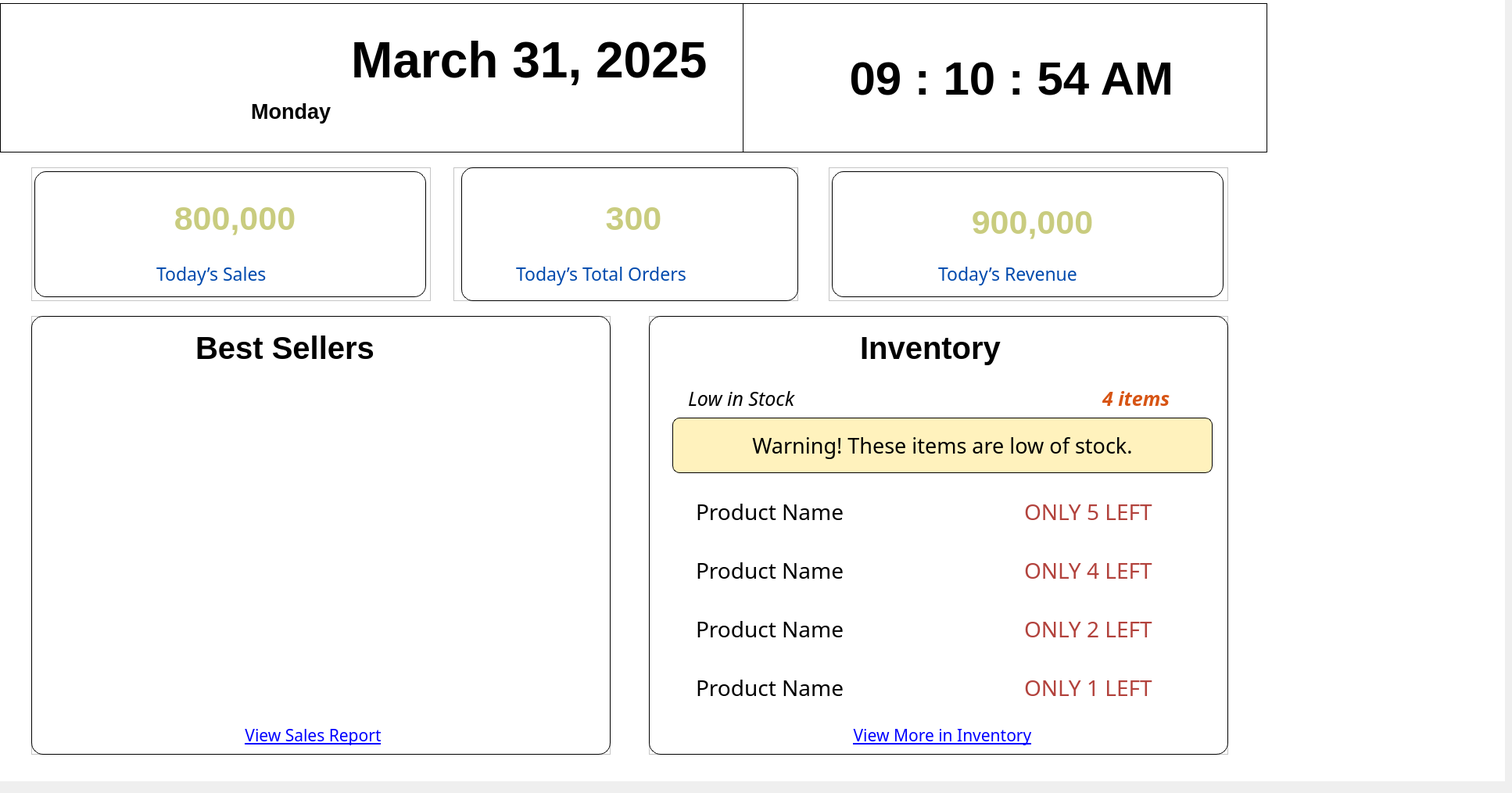
    <widget class="QWidget" name="Dashboard_page">
     <widget class="QWidget" name="dashboard_inview" native="true">
      <property name="geometry">
       <rect>
        <x>0</x>
        <y>-6</y>
        <width>1925</width>
        <height>1005</height>
       </rect>
      </property>
      <property name="styleSheet">
       <string notr="true">background-color:#ffffff;</string>
      </property>
      <widget class="QFrame" name="dashboard_bestsellers_box">
       <property name="geometry">
        <rect>
         <x>40</x>
         <y>410</y>
         <width>741</width>
         <height>561</height>
        </rect>
       </property>
       <property name="styleSheet">
        <string notr="true">#chartd
{
border: 1px solid black;
border-radius: 10px;
}</string>
       </property>
       <property name="frameShape">
        <enum>QFrame::StyledPanel</enum>
       </property>
       <property name="frameShadow">
        <enum>QFrame::Raised</enum>
       </property>
       <widget class="QFrame" name="frameBestSellersChart">
        <property name="geometry">
         <rect>
          <x>20</x>
          <y>80</y>
          <width>691</width>
          <height>431</height>
         </rect>
        </property>
        <property name="styleSheet">
         <string notr="true">background-color: white;
border: none;
</string>
        </property>
        <property name="frameShape">
         <enum>QFrame::StyledPanel</enum>
        </property>
        <property name="frameShadow">
         <enum>QFrame::Raised</enum>
        </property>
       </widget>
       <widget class="QLabel" name="bestsellersbox">
        <property name="geometry">
         <rect>
          <x>0</x>
          <y>0</y>
          <width>741</width>
          <height>561</height>
         </rect>
        </property>
        <property name="styleSheet">
         <string notr="true">
    background-color: white;
    border: 1px solid black;
	border-radius: 15;
    padding: 10px;

</string>
        </property>
        <property name="text">
         <string/>
        </property>
       </widget>
       <widget class="QLabel" name="label_10">
        <property name="geometry">
         <rect>
          <x>210</x>
          <y>10</y>
          <width>341</width>
          <height>61</height>
         </rect>
        </property>
        <property name="font">
         <font>
          <pointsize>30</pointsize>
          <weight>75</weight>
          <bold>true</bold>
         </font>
        </property>
        <property name="styleSheet">
         <string notr="true">background: transparent;</string>
        </property>
        <property name="text">
         <string>Best Sellers</string>
        </property>
       </widget>
       <widget class="QPushButton" name="btnViewSalesReport">
        <property name="geometry">
         <rect>
          <x>220</x>
          <y>520</y>
          <width>281</width>
          <height>31</height>
         </rect>
        </property>
        <property name="font">
         <font>
          <family>Poppins</family>
          <pointsize>16</pointsize>
          <underline>true</underline>
         </font>
        </property>
        <property name="styleSheet">
         <string notr="true">QPushButton{color: blue;
font-family: 'Poppins', Medium;
text-decoration: underline;
border: none;
background: transparent;}
QPushButton:hover {
color:#8d2721;
}
</string>
        </property>
        <property name="text">
         <string>View Sales Report</string>
        </property>
       </widget>
       <zorder>bestsellersbox</zorder>
       <zorder>frameBestSellersChart</zorder>
       <zorder>label_10</zorder>
       <zorder>btnViewSalesReport</zorder>
      </widget>
      <widget class="QLabel" name="calendaricon">
       <property name="geometry">
        <rect>
         <x>30</x>
         <y>40</y>
         <width>191</width>
         <height>121</height>
        </rect>
       </property>
       <property name="text">
        <string/>
       </property>
       <property name="pixmap">
        <pixmap resource="jj_owner_resources.qrc">:/JJimages/dashboardcalendar.png</pixmap>
       </property>
       <property name="scaledContents">
        <bool>true</bool>
       </property>
      </widget>
      <widget class="QFrame" name="Todays_Sales_box">
       <property name="geometry">
        <rect>
         <x>40</x>
         <y>220</y>
         <width>511</width>
         <height>171</height>
        </rect>
       </property>
       <property name="styleSheet">
        <string notr="true">#salesbox
{
border: 1px solid black;
border-radius: 10px;
    background-color: white;
    border: 2px solid black;
    padding: 10px;
}</string>
       </property>
       <property name="frameShape">
        <enum>QFrame::StyledPanel</enum>
       </property>
       <property name="frameShadow">
        <enum>QFrame::Raised</enum>
       </property>
       <widget class="QLabel" name="salesbox">
        <property name="geometry">
         <rect>
          <x>4</x>
          <y>5</y>
          <width>501</width>
          <height>161</height>
         </rect>
        </property>
        <property name="styleSheet">
         <string notr="true">
    background-color: white;
    border: 1px solid black;
	border-radius: 15;
    padding: 10px;

</string>
        </property>
        <property name="text">
         <string/>
        </property>
       </widget>
       <widget class="QLabel" name="sales_hand_icon">
        <property name="geometry">
         <rect>
          <x>10</x>
          <y>30</y>
          <width>101</width>
          <height>71</height>
         </rect>
        </property>
        <property name="styleSheet">
         <string notr="true">background: transparent;</string>
        </property>
        <property name="text">
         <string/>
        </property>
        <property name="pixmap">
         <pixmap resource="jj_owner_resources.qrc">:/JJimages/moneyhand_icon.svg</pixmap>
        </property>
        <property name="scaledContents">
         <bool>true</bool>
        </property>
       </widget>
       <widget class="QLabel" name="up_sales">
        <property name="geometry">
         <rect>
          <x>420</x>
          <y>50</y>
          <width>71</width>
          <height>51</height>
         </rect>
        </property>
        <property name="styleSheet">
         <string notr="true">background: transparent;</string>
        </property>
        <property name="text">
         <string/>
        </property>
        <property name="pixmap">
         <pixmap resource="jj_owner_resources.qrc">:/JJimages/up.png</pixmap>
        </property>
        <property name="scaledContents">
         <bool>true</bool>
        </property>
       </widget>
       <widget class="QLabel" name="value_Tod_sales">
        <property name="geometry">
         <rect>
          <x>100</x>
          <y>20</y>
          <width>321</width>
          <height>91</height>
         </rect>
        </property>
        <property name="font">
         <font>
          <family>MS Shell Dlg 2</family>
          <pointsize>32</pointsize>
          <weight>75</weight>
          <bold>true</bold>
         </font>
        </property>
        <property name="styleSheet">
         <string notr="true">color:#c9cc7f;
font-family: &quot;MS Shell Dlg 2&quot;, sans-serif;
background: transparent;
</string>
        </property>
        <property name="text">
         <string>800,000</string>
        </property>
        <property name="alignment">
         <set>Qt::AlignCenter</set>
        </property>
       </widget>
       <widget class="QLabel" name="label_4">
        <property name="geometry">
         <rect>
          <x>160</x>
          <y>120</y>
          <width>201</width>
          <height>31</height>
         </rect>
        </property>
        <property name="font">
         <font>
          <family>Poppins</family>
          <pointsize>17</pointsize>
         </font>
        </property>
        <property name="styleSheet">
         <string notr="true">color: #004aad;
font-family: 'Poppins', Medium;
background: transparent;</string>
        </property>
        <property name="text">
         <string>Today’s Sales</string>
        </property>
       </widget>
      </widget>
      <widget class="QFrame" name="low_inventory">
       <property name="geometry">
        <rect>
         <x>830</x>
         <y>410</y>
         <width>741</width>
         <height>561</height>
        </rect>
       </property>
       <property name="frameShape">
        <enum>QFrame::StyledPanel</enum>
       </property>
       <property name="frameShadow">
        <enum>QFrame::Raised</enum>
       </property>
       <widget class="QLabel" name="lowstockbox">
        <property name="geometry">
         <rect>
          <x>0</x>
          <y>0</y>
          <width>741</width>
          <height>561</height>
         </rect>
        </property>
        <property name="styleSheet">
         <string notr="true">
    background-color: white;
    border: 1px solid black;
	border-radius: 15;
    padding: 10px;

</string>
        </property>
        <property name="text">
         <string/>
        </property>
       </widget>
       <widget class="QLabel" name="dotline_4">
        <property name="geometry">
         <rect>
          <x>0</x>
          <y>470</y>
          <width>741</width>
          <height>151</height>
         </rect>
        </property>
        <property name="styleSheet">
         <string notr="true">background: transparent;</string>
        </property>
        <property name="text">
         <string/>
        </property>
        <property name="pixmap">
         <pixmap resource="jj_owner_resources.qrc">:/JJimages/dottedline.png</pixmap>
        </property>
        <property name="scaledContents">
         <bool>true</bool>
        </property>
       </widget>
       <widget class="QLabel" name="dotline_3">
        <property name="geometry">
         <rect>
          <x>0</x>
          <y>390</y>
          <width>741</width>
          <height>171</height>
         </rect>
        </property>
        <property name="styleSheet">
         <string notr="true">background: transparent;</string>
        </property>
        <property name="text">
         <string/>
        </property>
        <property name="pixmap">
         <pixmap resource="jj_owner_resources.qrc">:/JJimages/dottedline.png</pixmap>
        </property>
        <property name="scaledContents">
         <bool>true</bool>
        </property>
       </widget>
       <widget class="QLabel" name="dotline_2">
        <property name="geometry">
         <rect>
          <x>0</x>
          <y>310</y>
          <width>741</width>
          <height>191</height>
         </rect>
        </property>
        <property name="styleSheet">
         <string notr="true">background: transparent;</string>
        </property>
        <property name="text">
         <string/>
        </property>
        <property name="pixmap">
         <pixmap resource="jj_owner_resources.qrc">:/JJimages/dottedline.png</pixmap>
        </property>
        <property name="scaledContents">
         <bool>true</bool>
        </property>
       </widget>
       <widget class="QLabel" name="dotline_1">
        <property name="geometry">
         <rect>
          <x>0</x>
          <y>230</y>
          <width>741</width>
          <height>211</height>
         </rect>
        </property>
        <property name="styleSheet">
         <string notr="true">background: transparent;</string>
        </property>
        <property name="text">
         <string/>
        </property>
        <property name="pixmap">
         <pixmap resource="jj_owner_resources.qrc">:/JJimages/dottedline.png</pixmap>
        </property>
        <property name="scaledContents">
         <bool>true</bool>
        </property>
       </widget>
       <widget class="QLabel" name="label_11">
        <property name="geometry">
         <rect>
          <x>270</x>
          <y>10</y>
          <width>261</width>
          <height>61</height>
         </rect>
        </property>
        <property name="font">
         <font>
          <pointsize>30</pointsize>
          <weight>75</weight>
          <bold>true</bold>
         </font>
        </property>
        <property name="styleSheet">
         <string notr="true">background: transparent;</string>
        </property>
        <property name="text">
         <string>Inventory</string>
        </property>
       </widget>
       <widget class="QPushButton" name="btnViewMore_Inventory">
        <property name="geometry">
         <rect>
          <x>210</x>
          <y>520</y>
          <width>331</width>
          <height>31</height>
         </rect>
        </property>
        <property name="font">
         <font>
          <family>Poppins</family>
          <pointsize>16</pointsize>
          <underline>true</underline>
         </font>
        </property>
        <property name="styleSheet">
         <string notr="true">QPushButton{color: blue;
font-family: 'Poppins', Medium;
text-decoration: underline;
border: none;
background: transparent;}
QPushButton:hover {
color:#8d2721;
}
</string>
        </property>
        <property name="text">
         <string>View More in Inventory</string>
        </property>
       </widget>
       <widget class="QLabel" name="dashb_lowinstock_value">
        <property name="geometry">
         <rect>
          <x>580</x>
          <y>90</y>
          <width>151</width>
          <height>31</height>
         </rect>
        </property>
        <property name="font">
         <font>
          <family>Poppins</family>
          <pointsize>19</pointsize>
          <weight>75</weight>
          <italic>true</italic>
          <bold>true</bold>
         </font>
        </property>
        <property name="styleSheet">
         <string notr="true">color: #d75413;
background: transparent;</string>
        </property>
        <property name="text">
         <string>4 items</string>
        </property>
       </widget>
       <widget class="QLabel" name="label_12">
        <property name="geometry">
         <rect>
          <x>50</x>
          <y>90</y>
          <width>211</width>
          <height>31</height>
         </rect>
        </property>
        <property name="font">
         <font>
          <family>Poppins</family>
          <pointsize>19</pointsize>
          <italic>true</italic>
         </font>
        </property>
        <property name="text">
         <string>Low in Stock</string>
        </property>
       </widget>
       <widget class="QLabel" name="label_13">
        <property name="geometry">
         <rect>
          <x>30</x>
          <y>130</y>
          <width>691</width>
          <height>71</height>
         </rect>
        </property>
        <property name="font">
         <font>
          <family>Poppins</family>
          <pointsize>20</pointsize>
         </font>
        </property>
        <property name="styleSheet">
         <string notr="true">color: #000000;
border: 1px solid #000000; 
border-radius: 9px; 
padding: 3px; 
background-color: #fff2bd; 
</string>
        </property>
        <property name="text">
         <string>Warning! These items are low of stock.</string>
        </property>
        <property name="alignment">
         <set>Qt::AlignCenter</set>
        </property>
       </widget>
       <widget class="QLabel" name="top1LOWEST_STOCK_PRODUCT">
        <property name="geometry">
         <rect>
          <x>60</x>
          <y>450</y>
          <width>271</width>
          <height>51</height>
         </rect>
        </property>
        <property name="font">
         <font>
          <family>Poppins</family>
          <pointsize>21</pointsize>
         </font>
        </property>
        <property name="styleSheet">
         <string notr="true">color: #000000;
background: transparent;</string>
        </property>
        <property name="text">
         <string>Product Name</string>
        </property>
       </widget>
       <widget class="QLabel" name="top2LOWSTOCK_PRODUCT">
        <property name="geometry">
         <rect>
          <x>60</x>
          <y>380</y>
          <width>271</width>
          <height>41</height>
         </rect>
        </property>
        <property name="font">
         <font>
          <family>Poppins</family>
          <pointsize>21</pointsize>
         </font>
        </property>
        <property name="styleSheet">
         <string notr="true">color: #000000;
background: transparent;</string>
        </property>
        <property name="text">
         <string>Product Name</string>
        </property>
       </widget>
       <widget class="QLabel" name="top3LOWSTOCK_PRODUCT">
        <property name="geometry">
         <rect>
          <x>60</x>
          <y>310</y>
          <width>261</width>
          <height>31</height>
         </rect>
        </property>
        <property name="font">
         <font>
          <family>Poppins</family>
          <pointsize>21</pointsize>
         </font>
        </property>
        <property name="styleSheet">
         <string notr="true">color: #000000;
background: transparent;</string>
        </property>
        <property name="text">
         <string>Product Name</string>
        </property>
       </widget>
       <widget class="QLabel" name="top4LOWSTOCK_PRODUCT">
        <property name="geometry">
         <rect>
          <x>60</x>
          <y>230</y>
          <width>261</width>
          <height>41</height>
         </rect>
        </property>
        <property name="font">
         <font>
          <family>Poppins</family>
          <pointsize>21</pointsize>
         </font>
        </property>
        <property name="styleSheet">
         <string notr="true">color: #000000;
background: transparent;</string>
        </property>
        <property name="text">
         <string>Product Name</string>
        </property>
       </widget>
       <widget class="QLabel" name="top4LOWSTOCK_PROD_QTY">
        <property name="geometry">
         <rect>
          <x>480</x>
          <y>230</y>
          <width>221</width>
          <height>41</height>
         </rect>
        </property>
        <property name="font">
         <font>
          <family>Poppins</family>
          <pointsize>21</pointsize>
         </font>
        </property>
        <property name="styleSheet">
         <string notr="true">color: #b2423c;
background: transparent;</string>
        </property>
        <property name="text">
         <string>ONLY 5 LEFT</string>
        </property>
       </widget>
       <widget class="QLabel" name="top3LOWSTOCK_PROD_QTY">
        <property name="geometry">
         <rect>
          <x>480</x>
          <y>300</y>
          <width>211</width>
          <height>51</height>
         </rect>
        </property>
        <property name="font">
         <font>
          <family>Poppins</family>
          <pointsize>21</pointsize>
         </font>
        </property>
        <property name="styleSheet">
         <string notr="true">color: #b2423c;
background: transparent;</string>
        </property>
        <property name="text">
         <string>ONLY 4 LEFT</string>
        </property>
       </widget>
       <widget class="QLabel" name="top2LOWSTOCK_PROD_QTY">
        <property name="geometry">
         <rect>
          <x>480</x>
          <y>370</y>
          <width>211</width>
          <height>61</height>
         </rect>
        </property>
        <property name="font">
         <font>
          <family>Poppins</family>
          <pointsize>21</pointsize>
         </font>
        </property>
        <property name="styleSheet">
         <string notr="true">color: #b2423c;
background: transparent;</string>
        </property>
        <property name="text">
         <string>ONLY 2 LEFT</string>
        </property>
       </widget>
       <widget class="QLabel" name="top1LOWEST_STOCK_PROD_QTY">
        <property name="geometry">
         <rect>
          <x>480</x>
          <y>450</y>
          <width>211</width>
          <height>51</height>
         </rect>
        </property>
        <property name="font">
         <font>
          <family>Poppins</family>
          <pointsize>21</pointsize>
         </font>
        </property>
        <property name="styleSheet">
         <string notr="true">color: #b2423c;
background: transparent;</string>
        </property>
        <property name="text">
         <string>ONLY 1 LEFT</string>
        </property>
       </widget>
      </widget>
      <widget class="QFrame" name="Todays_total_orders_box">
       <property name="geometry">
        <rect>
         <x>580</x>
         <y>220</y>
         <width>441</width>
         <height>171</height>
        </rect>
       </property>
       <property name="styleSheet">
        <string notr="true">#ordersbox
{
border: 1px solid black;
border-radius: 10px;
}</string>
       </property>
       <property name="frameShape">
        <enum>QFrame::StyledPanel</enum>
       </property>
       <property name="frameShadow">
        <enum>QFrame::Raised</enum>
       </property>
       <widget class="QLabel" name="ordersbox">
        <property name="geometry">
         <rect>
          <x>10</x>
          <y>0</y>
          <width>431</width>
          <height>171</height>
         </rect>
        </property>
        <property name="styleSheet">
         <string notr="true">
    background-color: white;
    border: 1px solid black;
	border-radius: 15;
    padding: 10px;

</string>
        </property>
        <property name="text">
         <string/>
        </property>
       </widget>
       <widget class="QLabel" name="orders_hand_icon">
        <property name="geometry">
         <rect>
          <x>20</x>
          <y>30</y>
          <width>101</width>
          <height>71</height>
         </rect>
        </property>
        <property name="styleSheet">
         <string notr="true">background: transparent;</string>
        </property>
        <property name="text">
         <string/>
        </property>
        <property name="pixmap">
         <pixmap resource="jj_owner_resources.qrc">:/JJimages/moneyhand_icon.svg</pixmap>
        </property>
        <property name="scaledContents">
         <bool>true</bool>
        </property>
       </widget>
       <widget class="QLabel" name="up_orders">
        <property name="geometry">
         <rect>
          <x>350</x>
          <y>40</y>
          <width>71</width>
          <height>51</height>
         </rect>
        </property>
        <property name="styleSheet">
         <string notr="true">background: transparent;</string>
        </property>
        <property name="text">
         <string/>
        </property>
        <property name="pixmap">
         <pixmap resource="jj_owner_resources.qrc">:/JJimages/up.png</pixmap>
        </property>
        <property name="scaledContents">
         <bool>true</bool>
        </property>
       </widget>
       <widget class="QLabel" name="value_Tod_orders">
        <property name="geometry">
         <rect>
          <x>100</x>
          <y>20</y>
          <width>261</width>
          <height>91</height>
         </rect>
        </property>
        <property name="font">
         <font>
          <family>MS Shell Dlg 2</family>
          <pointsize>32</pointsize>
          <weight>75</weight>
          <bold>true</bold>
         </font>
        </property>
        <property name="styleSheet">
         <string notr="true">color:#c9cc7f;
font-family: &quot;MS Shell Dlg 2&quot;, sans-serif;
background: transparent;
</string>
        </property>
        <property name="text">
         <string>300</string>
        </property>
        <property name="alignment">
         <set>Qt::AlignCenter</set>
        </property>
       </widget>
       <widget class="QLabel" name="label_8">
        <property name="geometry">
         <rect>
          <x>80</x>
          <y>120</y>
          <width>301</width>
          <height>31</height>
         </rect>
        </property>
        <property name="font">
         <font>
          <family>Poppins</family>
          <pointsize>17</pointsize>
         </font>
        </property>
        <property name="styleSheet">
         <string notr="true">color: #004aad;
font-family: 'Poppins', Medium;
background: transparent;</string>
        </property>
        <property name="text">
         <string>Today’s Total Orders</string>
        </property>
       </widget>
      </widget>
      <widget class="QFrame" name="Todays_revenue_box">
       <property name="geometry">
        <rect>
         <x>1060</x>
         <y>220</y>
         <width>511</width>
         <height>171</height>
        </rect>
       </property>
       <property name="styleSheet">
        <string notr="true">#revenue
{
border: 1px solid black;
border-radius: 10px;
}</string>
       </property>
       <property name="frameShape">
        <enum>QFrame::StyledPanel</enum>
       </property>
       <property name="frameShadow">
        <enum>QFrame::Raised</enum>
       </property>
       <widget class="QLabel" name="revenuebox">
        <property name="geometry">
         <rect>
          <x>4</x>
          <y>5</y>
          <width>501</width>
          <height>161</height>
         </rect>
        </property>
        <property name="styleSheet">
         <string notr="true">
    background-color: white;
    border: 1px solid black;
	border-radius: 15;
    padding: 10px;

</string>
        </property>
        <property name="text">
         <string/>
        </property>
       </widget>
       <widget class="QLabel" name="revenue_hand_icon">
        <property name="geometry">
         <rect>
          <x>10</x>
          <y>40</y>
          <width>101</width>
          <height>71</height>
         </rect>
        </property>
        <property name="styleSheet">
         <string notr="true">background: transparent;</string>
        </property>
        <property name="text">
         <string/>
        </property>
        <property name="pixmap">
         <pixmap resource="jj_owner_resources.qrc">:/JJimages/moneyhand_icon.svg</pixmap>
        </property>
        <property name="scaledContents">
         <bool>true</bool>
        </property>
       </widget>
       <widget class="QLabel" name="up_revenue">
        <property name="geometry">
         <rect>
          <x>420</x>
          <y>50</y>
          <width>71</width>
          <height>51</height>
         </rect>
        </property>
        <property name="styleSheet">
         <string notr="true">background: transparent;</string>
        </property>
        <property name="text">
         <string/>
        </property>
        <property name="pixmap">
         <pixmap resource="jj_owner_resources.qrc">:/JJimages/up.png</pixmap>
        </property>
        <property name="scaledContents">
         <bool>true</bool>
        </property>
       </widget>
       <widget class="QLabel" name="value_Tod_revenue">
        <property name="geometry">
         <rect>
          <x>90</x>
          <y>30</y>
          <width>341</width>
          <height>81</height>
         </rect>
        </property>
        <property name="font">
         <font>
          <family>MS Shell Dlg 2</family>
          <pointsize>32</pointsize>
          <weight>75</weight>
          <bold>true</bold>
         </font>
        </property>
        <property name="styleSheet">
         <string notr="true">color:#c9cc7f;
font-family: &quot;MS Shell Dlg 2&quot;, sans-serif;
background: transparent;
</string>
        </property>
        <property name="text">
         <string>900,000</string>
        </property>
        <property name="alignment">
         <set>Qt::AlignCenter</set>
        </property>
       </widget>
       <widget class="QLabel" name="label_9">
        <property name="geometry">
         <rect>
          <x>140</x>
          <y>120</y>
          <width>301</width>
          <height>31</height>
         </rect>
        </property>
        <property name="font">
         <font>
          <family>Poppins</family>
          <pointsize>17</pointsize>
         </font>
        </property>
        <property name="styleSheet">
         <string notr="true">color: #004aad;
font-family: 'Poppins', Medium;
background: transparent;</string>
        </property>
        <property name="text">
         <string>Today’s Revenue</string>
        </property>
       </widget>
      </widget>
      <widget class="QLabel" name="dateLabel">
       <property name="geometry">
        <rect>
         <x>0</x>
         <y>10</y>
         <width>951</width>
         <height>191</height>
        </rect>
       </property>
       <property name="font">
        <font>
         <weight>75</weight>
         <bold>true</bold>
        </font>
       </property>
       <property name="styleSheet">
        <string notr="true">QLabel {
    background-color: white;
    border: 1px solid black;
    padding: 10px;
    text-align: center;
background: transparent;
}
</string>
       </property>
       <property name="text">
        <string>&lt;html&gt;&lt;head/&gt;&lt;body&gt;&lt;p align=&quot;right&quot;&gt;&lt;span style=&quot; font-size:48pt;&quot;&gt;March 31, 2025 &lt;/span&gt;&lt;span style=&quot; font-size:48pt; color:#ffffff;&quot;&gt;.&lt;/span&gt;&lt;/p&gt;&lt;p align=&quot;center&quot;&gt;&lt;span style=&quot; font-size:20pt;&quot;&gt;Monday&lt;/span&gt;&lt;span style=&quot; font-size:16pt; color:#ffffff;&quot;&gt;....................................&lt;/span&gt;&lt;/p&gt;&lt;/body&gt;&lt;/html&gt;</string>
       </property>
       <property name="textFormat">
        <enum>Qt::RichText</enum>
       </property>
      </widget>
      <widget class="QLabel" name="timeLabel">
       <property name="geometry">
        <rect>
         <x>950</x>
         <y>10</y>
         <width>671</width>
         <height>191</height>
        </rect>
       </property>
       <property name="font">
        <font>
         <pointsize>45</pointsize>
         <weight>75</weight>
         <bold>true</bold>
        </font>
       </property>
       <property name="styleSheet">
        <string notr="true">QLabel {
    background-color: transparent;
    border: 1px solid black;
    padding: 10px;
    text-align: center;
}
</string>
       </property>
       <property name="text">
        <string> 09 : 10 : 54 AM</string>
       </property>
       <property name="alignment">
        <set>Qt::AlignCenter</set>
       </property>
      </widget>
     </widget>
    </widget>
